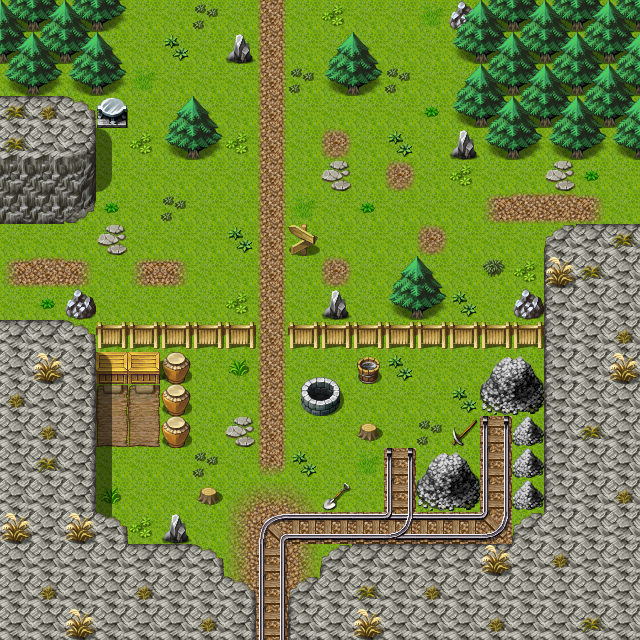

Below is a game level as drawn by its tile map, then a one-line description and the .tmx that defines it (tile-layer data replaced by summaries):
An orthogonal 20x20 tile map with 32x32 px tiles, 3 tile layers (Ground, Objects, Above), 1 hidden layer not drawn, 40 tilesets and 9 objects (5x mapchange, 3x spawn, sign).

<map version="1.0" orientation="orthogonal" width="20" height="20" tilewidth="32" tileheight="32">
 <properties>
  <property name="outdoors" value="1" />
 </properties>
 <tileset firstgid="1" name="map_bed_1" tilewidth="32" tileheight="32">
  <image source="../drawable/map_bed_1.png" width="512" height="256" />
 </tileset>
 <tileset firstgid="129" name="map_border_1" tilewidth="32" tileheight="32">
  <image source="../drawable/map_border_1.png" width="512" height="256" />
 </tileset>
 <tileset firstgid="257" name="map_bridge_1" tilewidth="32" tileheight="32">
  <image source="../drawable/map_bridge_1.png" width="512" height="256" />
 </tileset>
 <tileset firstgid="385" name="map_broken_1" tilewidth="32" tileheight="32">
  <image source="../drawable/map_broken_1.png" width="512" height="256" />
 </tileset>
 <tileset firstgid="513" name="map_cavewall_1" tilewidth="32" tileheight="32">
  <image source="../drawable/map_cavewall_1.png" width="576" height="192" />
 </tileset>
 <tileset firstgid="621" name="map_cavewall_2" tilewidth="32" tileheight="32">
  <image source="../drawable/map_cavewall_2.png" width="576" height="192" />
 </tileset>
 <tileset firstgid="729" name="map_cavewall_3" tilewidth="32" tileheight="32">
  <image source="../drawable/map_cavewall_3.png" width="576" height="192" />
 </tileset>
 <tileset firstgid="837" name="map_chair_table_1" tilewidth="32" tileheight="32">
  <image source="../drawable/map_chair_table_1.png" width="512" height="256" />
 </tileset>
 <tileset firstgid="965" name="map_crate_1" tilewidth="32" tileheight="32">
  <image source="../drawable/map_crate_1.png" width="512" height="256" />
 </tileset>
 <tileset firstgid="1093" name="map_cupboard_1" tilewidth="32" tileheight="32">
  <image source="../drawable/map_cupboard_1.png" width="512" height="256" />
 </tileset>
 <tileset firstgid="1221" name="map_curtain_1" tilewidth="32" tileheight="32">
  <image source="../drawable/map_curtain_1.png" width="512" height="256" />
 </tileset>
 <tileset firstgid="1349" name="map_entrance_1" tilewidth="32" tileheight="32">
  <image source="../drawable/map_entrance_1.png" width="512" height="256" />
 </tileset>
 <tileset firstgid="1477" name="map_fence_1" tilewidth="32" tileheight="32">
  <image source="../drawable/map_fence_1.png" width="512" height="256" />
 </tileset>
 <tileset firstgid="1605" name="map_fence_2" tilewidth="32" tileheight="32">
  <image source="../drawable/map_fence_2.png" width="512" height="256" />
 </tileset>
 <tileset firstgid="1733" name="map_ground_1" tilewidth="32" tileheight="32">
  <image source="../drawable/map_ground_1.png" width="512" height="256" />
 </tileset>
 <tileset firstgid="1861" name="map_ground_2" tilewidth="32" tileheight="32">
  <image source="../drawable/map_ground_2.png" width="512" height="256" />
 </tileset>
 <tileset firstgid="1989" name="map_ground_3" tilewidth="32" tileheight="32">
  <image source="../drawable/map_ground_3.png" width="512" height="256" />
 </tileset>
 <tileset firstgid="2117" name="map_ground_4" tilewidth="32" tileheight="32">
  <image source="../drawable/map_ground_4.png" width="512" height="256" />
 </tileset>
 <tileset firstgid="2245" name="map_ground_5" tilewidth="32" tileheight="32">
  <image source="../drawable/map_ground_5.png" width="512" height="256" />
 </tileset>
 <tileset firstgid="2373" name="map_ground_6" tilewidth="32" tileheight="32">
  <image source="../drawable/map_ground_6.png" width="512" height="256" />
 </tileset>
 <tileset firstgid="2501" name="map_ground_7" tilewidth="32" tileheight="32">
  <image source="../drawable/map_ground_7.png" width="512" height="256" />
 </tileset>
 <tileset firstgid="2629" name="map_ground_8" tilewidth="32" tileheight="32">
  <image source="../drawable/map_ground_8.png" width="512" height="256" />
 </tileset>
 <tileset firstgid="2757" name="map_indoor_1" tilewidth="32" tileheight="32">
  <image source="../drawable/map_indoor_1.png" width="512" height="256" />
 </tileset>
 <tileset firstgid="2885" name="map_kitchen_1" tilewidth="32" tileheight="32">
  <image source="../drawable/map_kitchen_1.png" width="512" height="256" />
 </tileset>
 <tileset firstgid="3013" name="map_outdoor_1" tilewidth="32" tileheight="32">
  <image source="../drawable/map_outdoor_1.png" width="512" height="256" />
 </tileset>
 <tileset firstgid="3141" name="map_pillar_1" tilewidth="32" tileheight="32">
  <image source="../drawable/map_pillar_1.png" width="512" height="256" />
 </tileset>
 <tileset firstgid="3269" name="map_plant_1" tilewidth="32" tileheight="32">
  <image source="../drawable/map_plant_1.png" width="512" height="256" />
 </tileset>
 <tileset firstgid="3397" name="map_rock_1" tilewidth="32" tileheight="32">
  <image source="../drawable/map_rock_1.png" width="512" height="256" />
 </tileset>
 <tileset firstgid="3525" name="map_roof_1" tilewidth="32" tileheight="32">
  <image source="../drawable/map_roof_1.png" width="512" height="256" />
 </tileset>
 <tileset firstgid="3653" name="map_roof_2" tilewidth="32" tileheight="32">
  <image source="../drawable/map_roof_2.png" width="512" height="256" />
 </tileset>
 <tileset firstgid="3781" name="map_shop_1" tilewidth="32" tileheight="32">
  <image source="../drawable/map_shop_1.png" width="512" height="256" />
 </tileset>
 <tileset firstgid="3909" name="map_sign_ladder_1" tilewidth="32" tileheight="32">
  <image source="../drawable/map_sign_ladder_1.png" width="512" height="256" />
 </tileset>
 <tileset firstgid="4037" name="map_table_1" tilewidth="32" tileheight="32">
  <image source="../drawable/map_table_1.png" width="512" height="256" />
 </tileset>
 <tileset firstgid="4165" name="map_trail_1" tilewidth="32" tileheight="32">
  <image source="../drawable/map_trail_1.png" width="512" height="256" />
 </tileset>
 <tileset firstgid="4293" name="map_tree_1" tilewidth="32" tileheight="32">
  <image source="../drawable/map_tree_1.png" width="512" height="256" />
 </tileset>
 <tileset firstgid="4421" name="map_wall_1" tilewidth="32" tileheight="32">
  <image source="../drawable/map_wall_1.png" width="512" height="256" />
 </tileset>
 <tileset firstgid="4549" name="map_wall_2" tilewidth="32" tileheight="32">
  <image source="../drawable/map_wall_2.png" width="480" height="256" />
 </tileset>
 <tileset firstgid="4669" name="map_wall_3" tilewidth="32" tileheight="32">
  <image source="../drawable/map_wall_3.png" width="480" height="256" />
 </tileset>
 <tileset firstgid="4789" name="map_window_1" tilewidth="32" tileheight="32">
  <image source="../drawable/map_window_1.png" width="512" height="256" />
 </tileset>
 <tileset firstgid="4917" name="map_window_2" tilewidth="32" tileheight="32">
  <image source="../drawable/map_window_2.png" width="512" height="256" />
 </tileset>
 <layer name="Ground" width="20" height="20">
  <data>[400 cells, 400 non-empty, 12 distinct tile ids]</data>
 </layer>
 <layer name="Objects" width="20" height="20">
  <data>[400 cells, 216 non-empty, 57 distinct tile ids]</data>
 </layer>
 <layer name="Above" width="20" height="20">
  <data>[400 cells, 20 non-empty, 10 distinct tile ids]</data>
 </layer>
 <layer name="Walkable" width="20" height="20" visible="0">
  <data>[400 cells, 205 non-empty, 1 distinct tile ids]</data>
 </layer>
 <objectgroup name="Mapevents">
  <!-- 6 objects omitted --></objectgroup>
 <objectgroup name="Spawn">
  <!-- 3 objects omitted --></objectgroup>
 <objectgroup name="Keys" />
</map>
<!-- 9 of 9 objects omitted -->
